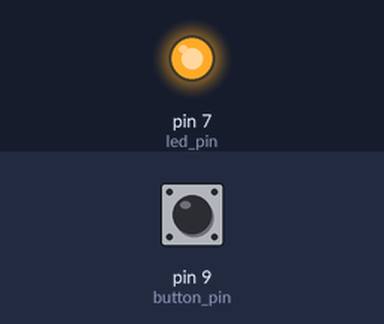
This sketch was run on a simulated Arduino Uno, built with avr-gcc and run on an emulated ATmega328P. Shown: output pins drawn as LEDs (lit = HIGH). The inputs (shaded band) are chosen by the test bench; at power-on: pin 9 (button_pin) LOW. What the sketch prints to the serial monitor is not drawn.

Above: at 0.3 s.
Timing chart, 0 to 1.8 s (numbered marks = the images above):
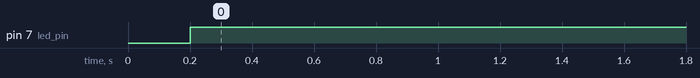

Measured:
- by itself, pin 7 (led_pin): LOW → HIGH at 0.20 s

The sketch:

push_button_led_control.ino
```cpp
int led_pin=7;
int button_pin=9;
int button_value;
int delay_time=200;

void setup() {
  Serial.begin(9600);
  pinMode(led_pin,OUTPUT);
  pinMode(button_pin,INPUT);
}

void loop() {
  button_value=digitalRead(button_pin);
  Serial.println(button_value);
  delay(delay_time);

  if(button_value==1){
    digitalWrite(led_pin,LOW);
  }
  if(button_value==0){
    digitalWrite(led_pin,HIGH);
  }

}
```
